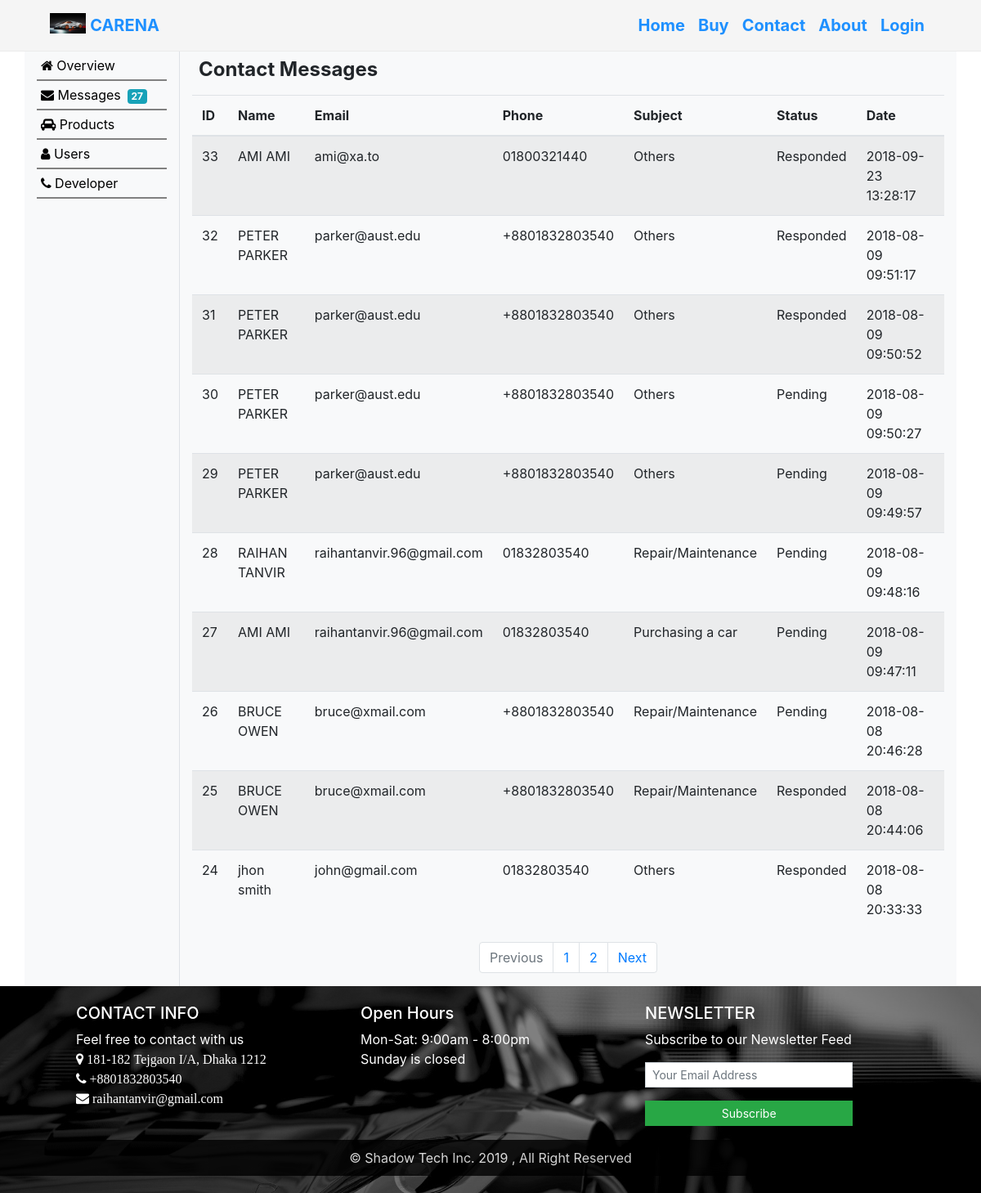
The page /admin.php?messages=1 on the database its author committed.
### tables this page shows
CREATE TABLE `contact_messages` (
  `message_id` int(11) NOT NULL,
  `uname` varchar(30) NOT NULL,
  `email` varchar(30) NOT NULL,
  `phone` varchar(20) NOT NULL,
  `subject` varchar(20) NOT NULL,
  `message` longtext NOT NULL,
  `status` int(1) DEFAULT '0',
  `date_added` datetime DEFAULT CURRENT_TIMESTAMP
);

### admin.php (the view, shortened to what this page needs)
<?php
$connect = mysqli_connect("localhost", "root", "", "carena");
function setMessages($connect)
{
    if (isset($_GET['pageno'])) {
        $pageno = $_GET['pageno'];
    } else {
        $pageno = 1;
    }
    $no_of_records_per_page = 10;
    $offset = ($pageno - 1) * $no_of_records_per_page;
    $query = "SELECT * FROM user";
    $result = mysqli_query($connect, $query);
    $total = mysqli_num_rows($result);
    $no_of_pages = ceil($total / $no_of_records_per_page);
    $sql = "SELECT * FROM contact_messages ORDER BY message_id DESC  LIMIT $offset, $no_of_records_per_page ";
    $display_result = mysqli_query($connect, $sql);
    echo "
        <table class=\"table table-striped table-responsive table-hover\">
                <thead>
                <tr>
                    <th>ID</th>
                    <th>Name</th>
                    <th>Email</th>
                    <th>Phone</th>
                    <th>Subject</th>
                    <th>Status</th>
                    <th>Date</th>
                </tr>
                </thead>
        <tbody>
    ";
    while ($row = mysqli_fetch_array($display_result)) {
        $status = 0;
        if ($row['status'] == 0) {
            $status = 'Pending';
        }
        if ($row['status'] == 1) {
            $status = 'Responded';
        }
        $id = $row['message_id'];
        echo
            "
          <tr onclick=\"document.location='admin.php?messages=1&view_message=1&message_id=$id'\" style=\"cursor:grab;\">
             <td >" . $row['message_id'] . "</td>
             <td>" . $row['uname'] . "</td>
             <td>" . $row['email'] . "</td>
             <td>" . $row['phone'] . "</td>
             <td>" . $row['subject'] . "</td>
             <td>$status</td>
             <td>" . $row['date_added'] . "</td>
        </tr>
        ";
    }
    echo "
            </tbody>
        </table>
    ";
    echo '
                <nav aria-label="pagination">
                <ul class="pagination justify-content-center">';
    if ($pageno > 1) {
        echo '<li class="page-item">';
    } else {
        echo '<li class="page-item disabled">';
    }
    echo '<a class="page-link" href="?messages=1&pageno=' . ($pageno - 1) . '">Previous</a>
                    </li>';
    for ($i = 1; $i <= $no_of_pages; $i++) {
        echo '
                    <li class="page-item"><a class="page-link" href="?messages=1&pageno=' . $i . '"> ' . $i . '</a></li>';
    }
    if ($pageno < $no_of_pages) {
        echo '<li class="page-item">';
    } else {
        echo '<li class="page-item disabled">';
    }
    echo '
          <a class="page-link disabled" href="?messages=1&pageno=' . ($pageno + 1) . '">Next</a>
           </li>
        </ul>
      </nav>
        ';
}
function getMessageCount($connect)
{
    $message_sql = "SELECT message_id FROM contact_messages where status=0";
    $message_count = mysqli_query($connect, $message_sql);
    $num_message = mysqli_num_rows($message_count);
    echo $num_message;
}
?>
<!doctype html>
<html lang="en">
<head>
    <link rel="stylesheet" href="css/bootstrap.min.css"/>
    <link rel="stylesheet" href="css/admin_panel.css"/>
    <link rel="stylesheet" href="fa/fontawesome.min.css"/>
    <link rel="stylesheet" href="fa/fontawesome.css"/>
    <link rel="stylesheet" type="text/css" href="css/buy.css"/>
</head>
<body>
<?php
include 'header.php';
?>
<div class="container">
    <div class="row">
        <div class="col-md-2 bg-light border-right " id="sidebar">
            <ul class="list-unstyled">
                <a href="?overview=1">
                    <li><i class="fa fa-home"></i> Overview</li>
                </a>
                <a href="?messages=1">
                    <li><i class="fa fa-envelope"></i> Messages<span
                                class="ml-2 badge badge-info"><?php getMessageCount($connect); ?></span></li>
                </a>
                <a href="?product_table=1">
                    <li><i class="fa fa-car"></i> Products</li>
                </a>
                <a href="?user_table=1">
                    <li><i class="fa fa-user"></i> Users</li>
                </a>
                <a href="?developer=1">
                    <li><i class="fa fa-phone"></i> Developer</li>
                </a>
            </ul>
        </div>
        <div class="col-md-10 bg-light" id="contentSection">
            <?php
            if (isset($_GET['messages']) && !isset($_GET['view_message'])) {
                echo '<div class="row p-2">
                <div class="col-md-12">
                    <h4 style="font-weight: bold">Contact Messages</h4>
                </div>
                </div>';
                echo setMessages($connect);
            }
            ?>
        </div>
    </div>
</div>
<?php
include 'footer.php'
?>
</body>
</html>

### header.php (shortened to what this page needs)
<!doctype html>
<html lang="en">
<head>
    <link rel="stylesheet" href="css/bootstrap.min.css"/>
    <link rel="stylesheet" href="css/main.css"/>
    <link rel="stylesheet" href="css/header.css"/>
    <link rel="stylesheet" href="fa/fontawesome.min.css"/>
    <link rel="stylesheet" href="fa/fontawesome.css"/>
</head>
<body>
<div class="navHolder">
    <div class="container">
        <div class="navbar navbar-expand-lg" role="">
            <a class="navbar-brand" href="index.php">
                <img src="images/audiTronE8.jpg" width="auto" height="25" class="d-inline-block align-top">
                CARENA
            </a>
            <div class="navbar-nav ml-lg-auto">
                <a id='homeNavBtn' class="nav-item nav-link  active" href="index.php">Home</a>
                <a class="nav-item nav-link" href="buy.php">Buy</a>
                <a class="nav-item nav-link" href="contact.php">Contact</a>
                <a class="nav-item nav-link" href="about.php">About</a>
                <?php
                if($_SESSION['loginStatus']== 0) {
                    echo " <a class=\"nav-item nav-link\" href=\"login.php\" id=\"signInBtn\">Login</a>";
                }
                ?>
            </div>
        </div>
    </div>
</div>
</body>
</html>

### footer.php (shortened to what this page needs)
<!doctype html>
<head>
    <link rel="stylesheet" href="https://cdnjs.cloudflare.com/ajax/libs/font-awesome/4.7.0/css/font-awesome.min.css">
    <link rel="stylesheet" href="css/bootstrap.min.css"/>
    <link rel="stylesheet" href="css/main.css"/>
    <link rel="stylesheet" href="css/footer.css"/>
    <link rel="stylesheet" href="fa/fontawesome.min.css"/>
    <link rel="stylesheet" href="fa/fontawesome.css"/>
</head>
<body>
<div class="footer">
    <div class="container">
        <div class="row pl-5 pr-5 pt-3">
            <div class="col-md-4">
                <h5 class="ftrH">CONTACT INFO</h5>
                <p class="ftrP">Feel free to contact with us
                    <br>
                    <i class="fa fa-map-marker" aria-hidden="true"> 181-182 Tejgaon I/A, Dhaka 1212 </i>
                    <br>
                    <i class="fa fa-phone" aria-hidden="true"> +8801832803540 </i>
                    <br>
                    <i class="fa fa-envelope" aria-hidden="true"> raihantanvir@gmail.com </i>
                </p>
            </div>
            <div class="col-md-4">
                <h5 class="ftrH">Open Hours</h5>
                <p class="ftrP">
                    Mon-Sat: 9:00am - 8:00pm
                    <br> Sunday is closed</p>
            </div>
            <div class="col-md-4">
                <h5 class="ftrH">NEWSLETTER</h5>
                <p class="ftrP">Subscribe to our Newsletter Feed</p>
                <form class="form-group">
                    <input class="form-control form-control-sm rounded-0 mb-3" type="email" style="width: 80%;" placeholder="Your Email Address">
                    <button class="btn btn-success btn-sm rounded-0 btn-block mt-md-3" type="submit" style="width: 80%;">Subscribe</button>
                </form>
            </div>
        </div>
        <div class="row">
            <div class="col-md">
            </div>
        </div>
    </div>
    <p class="cpyP"> &copy  Shadow Tech Inc.	 <?php echo date('Y');?> , All Right Reserved</p>
</div>
</body>
</html>

### css/admin_panel.css (style rules this page uses)
#sidebar ul li { border-bottom: 2px solid gray; padding: 5px; }
ul a { color:black; }

### css/main.css (style rules this page uses)
.cpyP { text-align:center; color:white; }

### css/header.css (style rules this page uses)
.navHolder { background:whitesmoke; border-bottom: #ebebeb 1px solid; }
.navbar a { color:dodgerblue; font-size: 20px; font-weight: bold; display: block; }

### css/footer.css (style rules this page uses)
.footer { background: linear-gradient(rgba(0, 0, 0, 0.5), rgba(0, 0, 0, 0.5)), url('../images/tbg1.jpeg'); display: block; width: auto; background-size: cover; background-repeat: no-repeat; padding-top: 5px; padding-bottom: 5px; }
.cpyP { background-color:black; opacity: .8; text-align:center; color:white; padding:10px; }
.ftrH,.ftrP { color: white; }

### rows shown on the page
contact_messages: message_id "33", uname "AMI AMI", email "ami@xa.to", phone "01800321440", subject "Others", status "Responded", date_added "2018-09-23 13:28:17"
contact_messages: message_id "32", uname "PETER PARKER", email "parker@aust.edu", phone "+8801832803540", subject "Others", status "Responded", date_added "2018-08-09 09:51:17"
contact_messages: message_id "31", uname "PETER PARKER", email "parker@aust.edu", phone "+8801832803540", subject "Others", status "Responded", date_added "2018-08-09 09:50:52"
contact_messages: message_id "30", uname "PETER PARKER", email "parker@aust.edu", phone "+8801832803540", subject "Others", status "Pending", date_added "2018-08-09 09:50:27"
contact_messages: message_id "29", uname "PETER PARKER", email "parker@aust.edu", phone "+8801832803540", subject "Others", status "Pending", date_added "2018-08-09 09:49:57"
contact_messages: message_id "28", uname "RAIHAN TANVIR", email "raihantanvir.96@gmail.com", phone "01832803540", subject "Repair/Maintenance", status "Pending", date_added "2018-08-09 09:48:16"
contact_messages: message_id "27", uname "AMI AMI", email "raihantanvir.96@gmail.com", phone "01832803540", subject "Purchasing a car", status "Pending", date_added "2018-08-09 09:47:11"
contact_messages: message_id "26", uname "BRUCE OWEN", email "bruce@xmail.com", phone "+8801832803540", subject "Repair/Maintenance", status "Pending", date_added "2018-08-08 20:46:28"
contact_messages: message_id "25", uname "BRUCE OWEN", email "bruce@xmail.com", phone "+8801832803540", subject "Repair/Maintenance", status "Responded", date_added "2018-08-08 20:44:06"
contact_messages: message_id "24", uname "jhon smith", email "john@gmail.com", phone "01832803540", subject "Others", status "Responded", date_added "2018-08-08 20:33:33"

### other values the page prints
$num_message "27"
